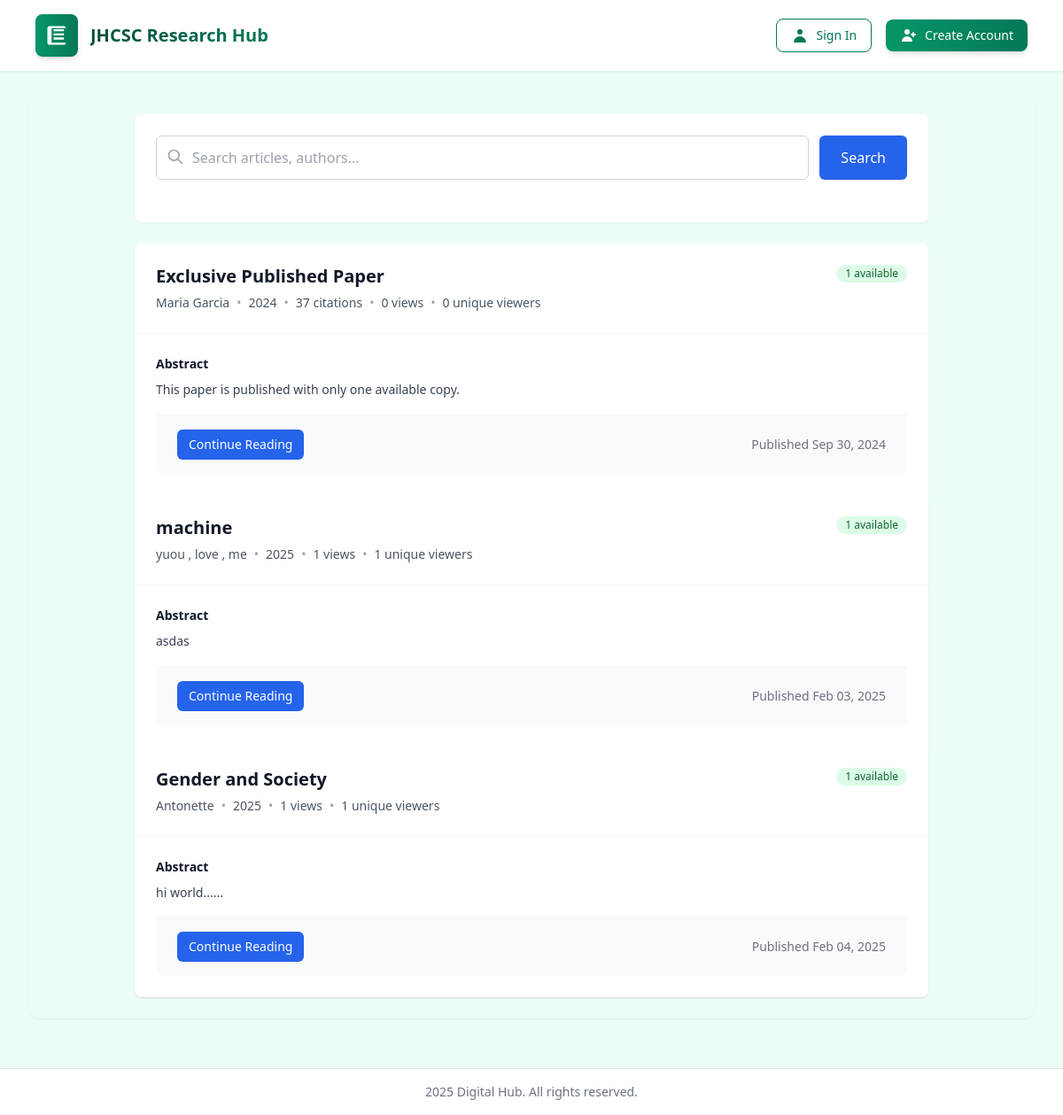
The page / on the database its author committed.
### scholar/models.py (models this page shows, shortened)
class Paper(models.Model):
    title = models.CharField(max_length=255)
    authors = models.ManyToManyField('Author', related_name='papers')
    abstract = models.TextField()
    publication_date = models.DateField()
    citations = models.PositiveIntegerField(default=0)
    available_copies = models.PositiveIntegerField(default=1)
    view_count = models.PositiveIntegerField(default=0)  # Total views
    viewers = models.ManyToManyField(User, related_name='viewed_papers', blank=True)  # Track unique viewers

class Author(models.Model):
    name = models.CharField(max_length=200)
    affiliation = models.CharField(max_length=200)
    email = models.EmailField(blank=True)

### scholar/views.py (the view, shortened to what this page needs)
# urls.py: 2. Add a URL to urlpatterns:  path('', views.home, name='home')
def home(request):
      query = request.GET.get('q', '')
      papers = Paper.objects.all()
      if query:
          papers = papers.filter(
              Q(title__icontains=query) |
              Q(authors__name__icontains=query) |
              Q(abstract__icontains=query)
          ).distinct()
      user_borrowed_papers = []
      user_bookmarked_papers = []
      borrowed_by_others = Borrow.objects.filter(
          status='approved',
          is_returned=False
      ).exclude(user=request.user).select_related('paper') if request.user.is_authenticated else Borrow.objects.filter(
          status='approved',
          is_returned=False
      ).select_related('paper')
      active_sessions = Session.objects.filter(expire_date__gte=timezone.now())
      active_viewers = len(active_sessions)
      return render(request, 'scholar/home.html', {
          'papers': papers,
          'query': query,
          'user_borrowed_papers': user_borrowed_papers,
          'borrowed_by_others': borrowed_by_others,
          'user_bookmarked_papers': user_bookmarked_papers,
          'active_viewers': active_viewers,  # Pass the number of active viewers to the template
      })

### scholar/templates/scholar/home.html (shortened to what this page needs)
{% extends 'scholar/base.html' %}
{% block content %}
<div class="max-w-4xl mx-auto">
    <div class="bg-white rounded-lg p-6 mb-6 shadow-sm">
        <form method="get" action="{% url 'home' %}" class="mb-6">
            <div class="flex gap-3">
                <div class="flex-1 relative">
                    <input type="text" name="q" value="{{ query }}"
                           class="w-full pl-10 pr-4 py-3 border border-gray-300 rounded-md focus:outline-none focus:ring-2 focus:ring-blue-500 focus:border-blue-500"
                           placeholder="Search articles, authors...">
                    <svg class="absolute left-3 top-3.5 h-5 w-5 text-gray-400" fill="none" stroke="currentColor" viewBox="0 0 24 24">
                        <path stroke-linecap="round" stroke-linejoin="round" stroke-width="2" d="M21 21l-6-6m2-5a7 7 0 11-14 0 7 7 0 0114 0z"/>
                    </svg>
                </div>
                <button type="submit"
                        class="bg-blue-600 text-white px-6 py-3 rounded-md hover:bg-blue-700 focus:outline-none focus:ring-2 focus:ring-blue-500 focus:ring-offset-2">
                    Search
                </button>
            </div>
        </form>
    </div>
    <div class="space-y-8">
        {% for paper in papers %}
            <div class="bg-white rounded-lg shadow-sm hover:shadow-md transition-all duration-200">
                <div class="p-6 border-b border-gray-100">
                    <div class="flex items-start justify-between">
                        <div>
                            <h2 class="text-xl font-semibold text-gray-900 mb-2 leading-tight">
                                {% if user.is_authenticated %}
                                    <a href="{% url 'paper_detail' paper.id %}" class="hover:text-blue-600 transition-colors">
                                        {{ paper.title }}
                                    </a>
                                {% else %}
                                    {{ paper.title }}
                                {% endif %}
                            </h2>
                            <div class="flex flex-wrap items-center text-sm text-gray-600 gap-2">
                                <div class="font-medium">
                                    {% for author in paper.authors.all %}
                                        {% if not forloop.first %}, {% endif %}
                                        {{ author.name }}
                                    {% endfor %}
                                </div>
                                <span class="text-gray-400">•</span>
                                <span>{{ paper.publication_date|date:"Y" }}</span>
                                {% if paper.citations > 0 %}
                                    <span class="text-gray-400">•</span>
                                    <span>{{ paper.citations }} citations</span>
                                {% endif %}
                                <span class="text-gray-400">•</span>
                                <span>{{ paper.view_count }} views</span>
                                <span class="text-gray-400">•</span>
                                <span>{{ paper.viewers.count }} unique viewers</span>
                            </div>
                        </div>
                        <div class="flex items-center space-x-2">
                            {% if paper.available_copies > 0 %}
                                <span class="inline-flex items-center px-2.5 py-0.5 rounded-full text-xs font-medium bg-green-100 text-green-800">
                                    {{ paper.available_copies }} available
                                </span>
                            {% else %}
                                <span class="inline-flex items-center px-2.5 py-0.5 rounded-full text-xs font-medium bg-red-100 text-red-800">
                                    Not available
                                </span>
                            {% endif %}
                        </div>
                    </div>
                </div>
                <div class="p-6">
                    <div class="mb-4">
                        <div class="mb-4">
                            <h3 class="text-sm font-semibold text-gray-900 mb-2">Abstract</h3>
                            <p class="text-gray-700 text-sm leading-relaxed no-copy">{{ paper.abstract }}</p>
                        </div>
                    </div>
                <div class="px-6 py-4 bg-gray-50 rounded-b-lg border-t border-gray-100">
                    <div class="flex items-center justify-between">
                        <div class="flex items-center space-x-4">
                            {% if user.is_authenticated %}
                                {% if paper.available_copies > 0 %}
                                    {% if paper.id in user_borrowed_papers %}
                                        <span class="inline-flex items-center px-3 py-1.5 border border-transparent text-sm font-medium rounded-md text-white bg-gray-500 cursor-not-allowed">
                                            Already Borrowed
                                        </span>
                                    {% else %}
                                        <form action="{% url 'borrow_paper' paper.id %}" method="post">
                                            {% csrf_token %}
                                            <button type="submit"
                                                    class="inline-flex items-center px-3 py-1.5 border border-transparent text-sm font-medium rounded-md text-white bg-blue-600 hover:bg-blue-700 focus:outline-none focus:ring-2 focus:ring-offset-2 focus:ring-blue-500">
                                                Borrow (7 days)
                                            </button>
                                        </form>
                                    {% endif %}
                                {% else %}
                                    {% for borrow in borrowed_by_others %}
                                        {% if borrow.paper.id == paper.id %}
                                            <form action="{% url 'reserve_paper' paper.id %}" method="post">
                                                {% csrf_token %}
                                                <input type="date" name="reserved_date" min="{{ borrow.due_date|date:'Y-m-d' }}" required>
                                                <button type="submit"
                                                        class="inline-flex items-center px-3 py-1.5 border border-transparent text-sm font-medium rounded-md text-white bg-yellow-600 hover:bg-yellow-700 focus:outline-none focus:ring-2 focus:ring-offset-2 focus:ring-yellow-500">
                                                    Reserve Paper
                                                </button>
                                            </form>
                                        {% endif %}
                                    {% endfor %}
                                {% endif %}
                            {% else %}
                                <a href="{% url 'login' %}"
        class="inline-flex items-center px-3 py-1.5 border border-transparent text-sm font-medium rounded-md text-white bg-blue-600 hover:bg-blue-700 focus:outline-none focus:ring-2 focus:ring-offset-2 focus:ring-blue-500">
                                    Continue Reading
                                </a>
                            {% endif %}
                        </div>
                        <div class="text-sm text-gray-500">
                            Published {{ paper.publication_date|date:"M d, Y" }}
                        </div>
                    </div>
                </div>
            </div>
        {% endfor %}    </div>
</div>
{% endblock %}

### rows shown on the page
Paper: title "Exclusive Published Paper", publication_date "2024", citations "37", view_count "0", viewers.count "0", available_copies "1", abstract "This paper is published with only one available copy.", publication_date "Sep 30, 2024"
Author: name "Maria Garcia"
Paper: title "machine", publication_date "2025", view_count "1", viewers.count "1", available_copies "1", abstract "asdas", publication_date "Feb 03, 2025"
Author: name "yuou"
Author: name "love"
Author: name "me"
Paper: title "Gender and Society", publication_date "2025", view_count "1", viewers.count "1", available_copies "1", abstract "hi world......", publication_date "Feb 04, 2025"
Author: name "Antonette"
